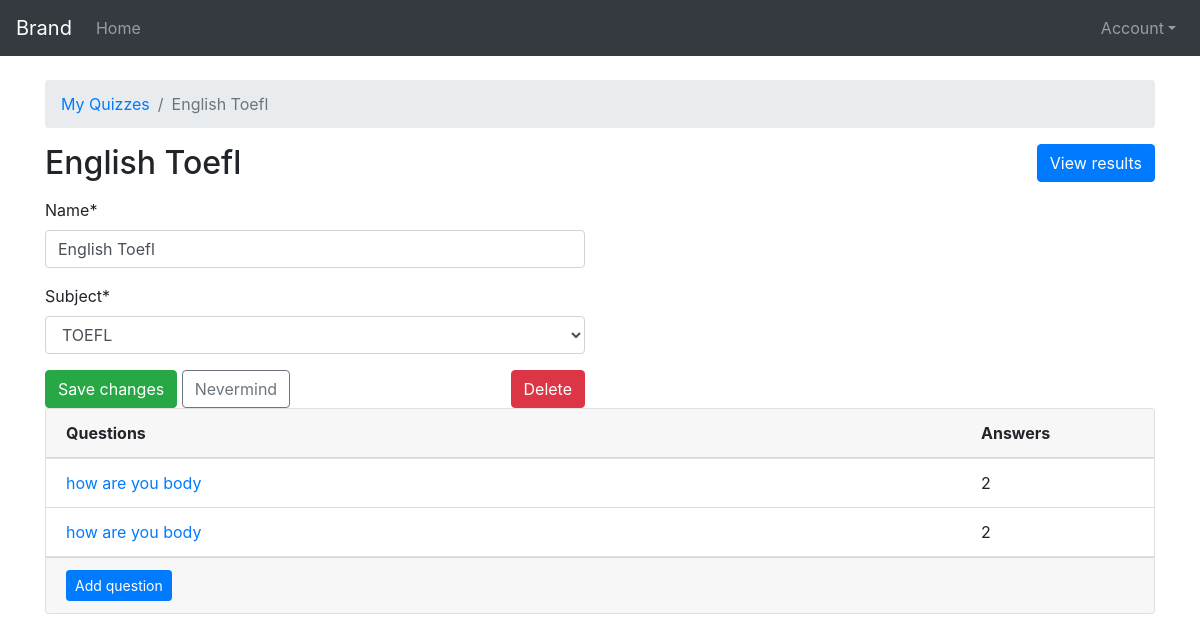
Page /teachers/quiz/2/ (signed in) on the committed database.
### classroom/models.py (models this page shows, shortened)
class Quiz(models.Model):
    owner = models.ForeignKey(User, on_delete=models.CASCADE, related_name='quizzes')
    name = models.CharField(max_length=255)
    subject = models.ForeignKey(Subject, on_delete=models.CASCADE, related_name='quizzes')

class Subject(models.Model):
    name = models.CharField(max_length=30)
    color = models.CharField(max_length=7, default='#007bff')
    def __str__(self):
        return self.name

class Question(models.Model):
    quiz = models.ForeignKey(Quiz, on_delete=models.CASCADE, related_name='questions')
    text = models.CharField('Question', max_length=255)

### classroom/views/teachers.py (the view, shortened to what this page needs)
# urls.py: path('quiz/<int:pk>/', teachers.QuizUpdateView.as_view(), name='quiz_change'),
@method_decorator([login_required, teacher_required], name='dispatch')
class QuizUpdateView(UpdateView):
    model = Quiz
    fields = ('name', 'subject', )
    context_object_name = 'quiz'
    template_name = 'classroom/teachers/quiz_change_form.html'
    def get_context_data(self, **kwargs):
        kwargs['questions'] = self.get_object().questions.annotate(answers_count=Count('answers'))
        return super().get_context_data(**kwargs)
    def get_queryset(self):
        return self.request.user.quizzes.all()

### templates/classroom/teachers/quiz_change_form.html (shortened to what this page needs)
{% extends 'base.html' %}
{% load crispy_forms_tags %}
{% block content %}
    <div class="container">
      <div class="row">
        <div class="col-12">
                <nav aria-label="breadcrumb">
          <ol class="breadcrumb">
            <li class="breadcrumb-item"><a href="{% url 'teachers:quiz_change_list' %}">My Quizzes</a></li>
            <li class="breadcrumb-item active" aria-current="page">{{ quiz.name }}</li>
          </ol>
        </nav>
        <h2 class="mb-3">
          {{ quiz.name }}
          <a href="{% url 'teachers:quiz_results' quiz.pk %}" class="btn btn-primary float-right">View results</a>
        </h2>
           <div class="row">
             <div class="col-6">
                <form method="post" novalidate>
              {{ form|crispy }}
              <button type="submit" class="btn btn-success">Save changes</button>
              <a href="{% url 'teachers:quiz_change_list' %}" class="btn btn-outline-secondary" role="button">Nevermind</a>
              <a href="{% url 'teachers:quiz_delete' quiz.pk %}" class="btn btn-danger float-right">Delete</a>
            </form>
             </div>
           </div>
        <div class="card">
          <div class="card-header">
            <div class="row">
              <div class="col-10">
                <strong>Questions</strong>
              </div>
              <div class="col-2">
                <strong>Answers</strong>
              </div>
            </div>
          </div>
          <div class="list-group list-group-flush list-group-formset">
            {% for question in questions %}
              <div class="list-group-item">
                <div class="row">
                  <div class="col-10">
                    <a href="{% url 'teachers:question_change' quiz.pk question.pk %}">{{ question.text }}</a>
                  </div>
                  <div class="col-2">
                    {{ question.answers_count }}
                  </div>
                </div>
              </div>
            {% empty %}
              <div class="list-group-item text-center">
                <p class="text-muted font-italic mb-0">You haven't created any questions yet. Go ahead and <a href="{% url 'teachers:question_add' quiz.pk %}">add the first question</a>.</p>
              </div>
            {% endfor %}
          </div>
          <div class="card-footer">
            <a href="{% url 'teachers:question_add' quiz.pk %}" class="btn btn-primary btn-sm">Add question</a>
          </div>
        </div>
        </div>
      </div>
    </div>
{% endblock %}

### rows in the picture
Quiz: name "English Toefl", subject "TOEFL"
Question: text "how are you body", answers_count "2"
Question: text "how are you body", answers_count "2"
